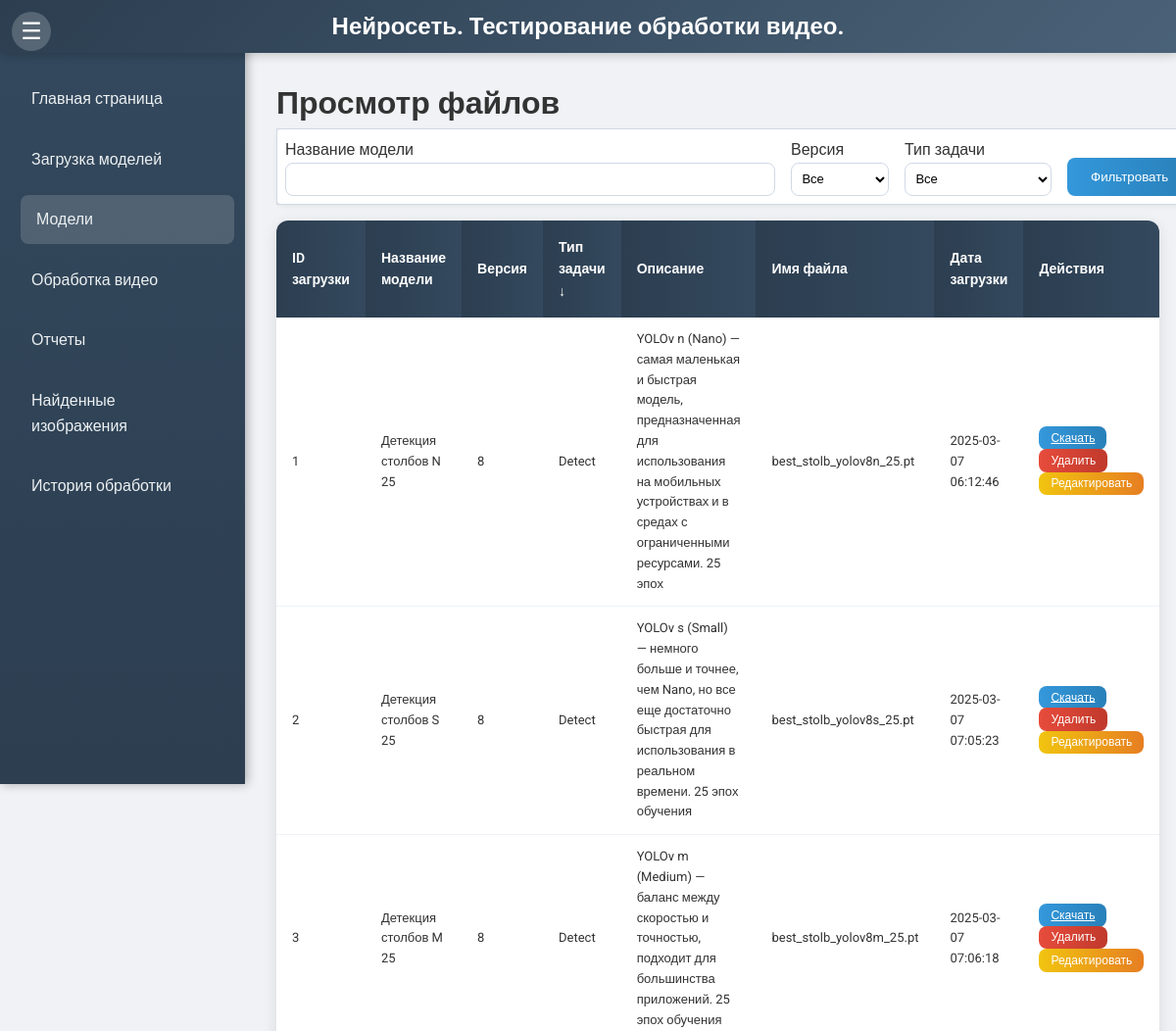
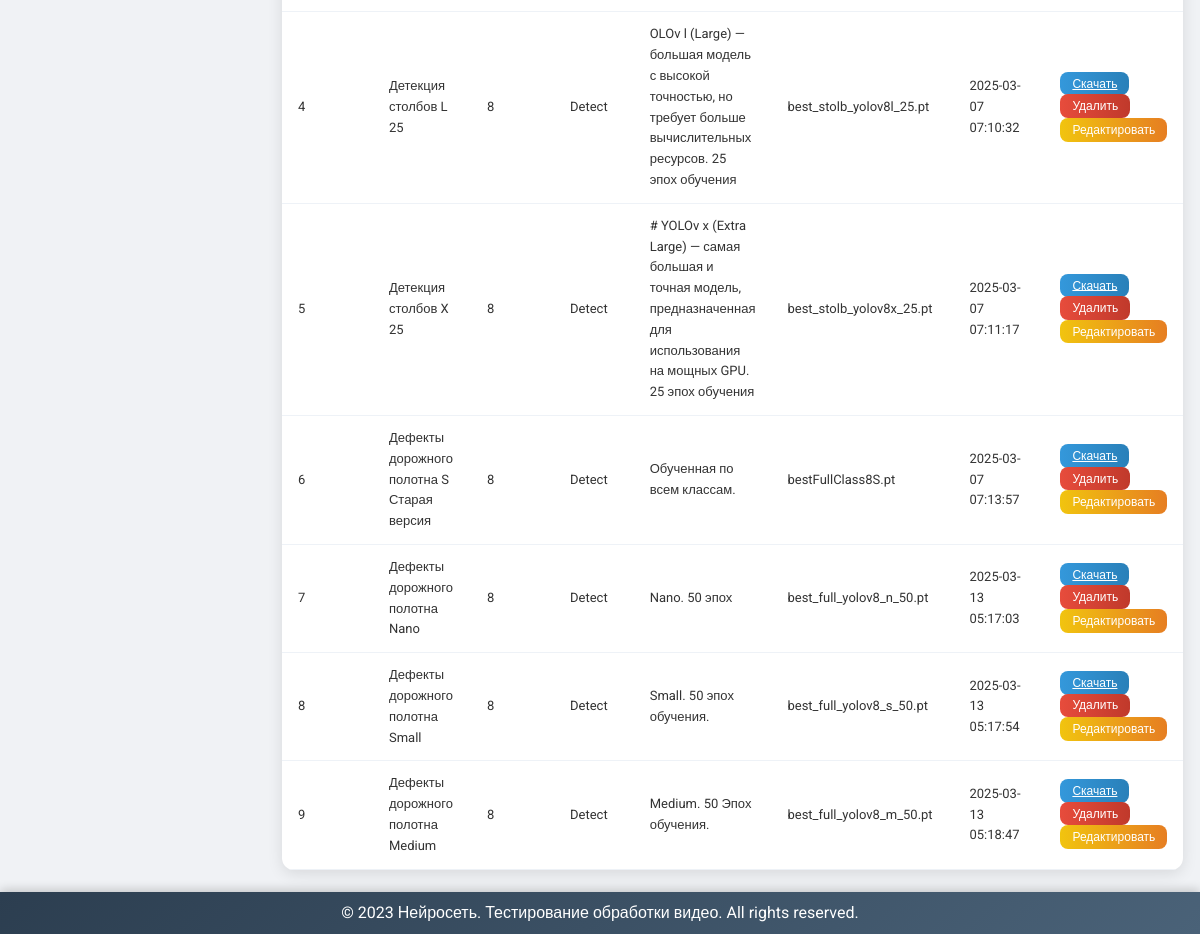
Page /view?sort_by=task_type&sort_dir=desc on the committed database (2 pictures, top to bottom).
### models.py (models this page shows)
class UploadedFile(db.Model):
    id = db.Column(db.Integer, primary_key=True)
    model_name = db.Column(db.String(255), nullable=False)
    version = db.Column(db.String(10), nullable=False)
    task_type = db.Column(db.String(50), nullable=False)
    description = db.Column(db.Text, nullable=False)
    file_path = db.Column(db.String(255), nullable=False)
    original_filename = db.Column(db.String(255), nullable=False)
    filename_without_guid = db.Column(db.String(255), nullable=False)
    upload_datetime = db.Column(db.DateTime, default=datetime.utcnow)

### app.py (the view)
@app.route('/view', methods=['GET'])
def view_files():
    model_name = request.args.get('model_name')
    version = request.args.get('version')
    task_type = request.args.get('task_type')
    sort_by = request.args.get('sort_by', 'upload_datetime')
    sort_dir = request.args.get('sort_dir', 'desc')
    query = UploadedFile.query
    if model_name:
        query = query.filter(UploadedFile.model_name.ilike(f'%{model_name}%'))
    if version:
        query = query.filter_by(version=version)
    if task_type:
        query = query.filter_by(task_type=task_type)
    sortable_fields = {
        'id': UploadedFile.id,
        'model_name': UploadedFile.model_name,
        'version': UploadedFile.version,
        'task_type': UploadedFile.task_type,
        'description': UploadedFile.description,
        'filename_without_guid': UploadedFile.filename_without_guid,
        'upload_datetime': UploadedFile.upload_datetime
    }
    if sort_by in sortable_fields:
        sort_column = sortable_fields[sort_by]
        if sort_dir == 'asc':
            query = query.order_by(asc(sort_column))
        else:
            query = query.order_by(desc(sort_column))
    files = query.all()
    unique_model_names = [row[0] for row in db.session.query(distinct(UploadedFile.model_name)).all()]
    return render_template(
        'view.html',
        files=files,
        current_page='view',
        sort_by=sort_by,
        sort_dir=sort_dir,
        unique_model_names=unique_model_names
    )

### templates/view.html (shortened to what this page needs)
{% extends 'base.html' %}
{% block content %}
    <h1>Просмотр файлов</h1>
    <form method="GET" action="{{ url_for('view_files') }}">
        <table class="filter-table">
            <tr>
                <td class="form-group compact">
                    <label for="model_name">Название модели</label>
                    <input type="text" id="model_name" name="model_name" class="form-control compact-input" value="" list="model_names" autocomplete="off" style="width: 500px;">
                </td>
                <td class="form-group compact">
                    <label for="version">Версия</label>
                    <select id="version" name="version" class="form-control compact-input" style="width: 100px;">
                        <option value="">Все</option>
                    </select>
                </td>
                <td class="form-group compact">
                    <label for="task_type">Тип задачи</label>
                    <select id="task_type" name="task_type" class="form-control compact-input" style="width: 150px;">
                        <option value="">Все</option>
                    </select>
                </td>
                <td class="form-group compact filter-button">
                    <button type="submit" class="btn btn-primary">Фильтровать</button>
                </td>
            </tr>
        </table>
    </form>
    <table class="modern-table">
        <thead>
            <tr>
                <th><a href="{{ url_for('view_files', model_name=request.args.get('model_name'), version=request.args.get('version'), task_type=request.args.get('task_type'), sort_by='id', sort_dir='asc' if sort_by == 'id' and sort_dir == 'desc' else 'desc') }}" class="table-link">ID загрузки {% if sort_by == 'id' %}{{ '↑' if sort_dir == 'asc' else '↓' }}{% endif %}</a></th>
                <th><a href="{{ url_for('view_files', model_name=request.args.get('model_name'), version=request.args.get('version'), task_type=request.args.get('task_type'), sort_by='model_name', sort_dir='asc' if sort_by == 'model_name' and sort_dir == 'desc' else 'desc') }}" class="table-link">Название модели {% if sort_by == 'model_name' %}{{ '↑' if sort_dir == 'asc' else '↓' }}{% endif %}</a></th>
                <th><a href="{{ url_for('view_files', model_name=request.args.get('model_name'), version=request.args.get('version'), task_type=request.args.get('task_type'), sort_by='version', sort_dir='asc' if sort_by == 'version' and sort_dir == 'desc' else 'desc') }}" class="table-link">Версия {% if sort_by == 'version' %}{{ '↑' if sort_dir == 'asc' else '↓' }}{% endif %}</a></th>
                <th><a href="{{ url_for('view_files', model_name=request.args.get('model_name'), version=request.args.get('version'), task_type=request.args.get('task_type'), sort_by='task_type', sort_dir='asc' if sort_by == 'task_type' and sort_dir == 'desc' else 'desc') }}" class="table-link">Тип задачи {% if sort_by == 'task_type' %}{{ '↑' if sort_dir == 'asc' else '↓' }}{% endif %}</a></th>
                <th><a href="{{ url_for('view_files', model_name=request.args.get('model_name'), version=request.args.get('version'), task_type=request.args.get('task_type'), sort_by='description', sort_dir='asc' if sort_by == 'description' and sort_dir == 'desc' else 'desc') }}" class="table-link">Описание {% if sort_by == 'description' %}{{ '↑' if sort_dir == 'asc' else '↓' }}{% endif %}</a></th>
                <th><a href="{{ url_for('view_files', model_name=request.args.get('model_name'), version=request.args.get('version'), task_type=request.args.get('task_type'), sort_by='filename_without_guid', sort_dir='asc' if sort_by == 'filename_without_guid' and sort_dir == 'desc' else 'desc') }}" class="table-link">Имя файла {% if sort_by == 'filename_without_guid' %}{{ '↑' if sort_dir == 'asc' else '↓' }}{% endif %}</a></th>
                <th><a href="{{ url_for('view_files', model_name=request.args.get('model_name'), version=request.args.get('version'), task_type=request.args.get('task_type'), sort_by='upload_datetime', sort_dir='asc' if sort_by == 'upload_datetime' and sort_dir == 'desc' else 'desc') }}" class="table-link">Дата загрузки {% if sort_by == 'upload_datetime' %}{{ '↑' if sort_dir == 'asc' else '↓' }}{% endif %}</a></th>
                <th>Действия</th>
            </tr>
        </thead>
        <tbody>
            {% for file in files %}
            <tr>
                <td>{{ file.id }}</td>
                <td>{{ file.model_name }}</td>
                <td>{{ file.version }}</td>
                <td>{{ file.task_type }}</td>
                <td>{{ file.description }}</td>
                <td>{{ file.filename_without_guid }}</td>
                <td>{{ file.upload_datetime.strftime('%Y-%m-%d %H:%M:%S') }}</td>
                <td>
                    <a href="{{ url_for('download_file', file_id=file.id) }}" class="btn btn-primary btn-sm">Скачать</a>
                    <form method="POST" action="{{ url_for('delete_file', file_id=file.id) }}" style="display:inline;">
                        <button type="submit" class="btn btn-danger btn-sm" onclick="return confirm('Вы уверены, что хотите удалить этот файл?');">Удалить</button>
                    </form>
                    <button class="btn btn-warning btn-sm" onclick="openEditModal({{ file.id }}, '{{ file.model_name }}', '{{ file.version }}', '{{ file.task_type }}', '{{ file.description|replace('\n', '\\n') }}')">Редактировать</button>
                </td>
            </tr>
            {% endfor %}
        </tbody>
    </table>
{% endblock %}

### static/css/styles.css (style rules this page uses)
* { margin: 0; padding: 0; box-sizing: border-box; }
body { font-family: 'Roboto', sans-serif; line-height: 1.6; background-color: #f0f2f5; color: #333; }
.modern-table { width: 100%; border-collapse: collapse; background-color: white; box-shadow: 0 4px 15px rgba(0, 0, 0, 0.1); border-radius: 12px; overflow: hidden; margin-bottom: 2rem; }
.modern-table th { background: linear-gradient(90deg, #2c3e50, #34495e); color: white; padding: 1rem; font-size: 14px; text-align: left; font-weight: 600; }
.modern-table td { padding: 0.75rem 1rem; font-size: 13px; border-bottom: 1px solid #eef2f7; }
.modern-table .btn-sm { padding: 0.3rem 0.75rem; font-size: 12px; }
.modern-table th a.table-link { color: white; text-decoration: none; transition: color 0.3s; }
.form-group { margin-bottom: 1.5rem; }
.form-control { width: 100%; padding: 0.75rem; border: 1px solid #d1d9e6; border-radius: 8px; font-size: 14px; background-color: #fff; transition: border-color 0.3s, box-shadow 0.3s; }
.btn { padding: 0.75rem 1.5rem; border: none; border-radius: 8px; cursor: pointer; transition: background-color 0.3s, transform 0.2s; font-weight: 500; }
.btn-primary { background: linear-gradient(90deg, #3498db, #2980b9); color: white; }
.btn-danger { background: linear-gradient(90deg, #e74c3c, #c0392b); color: white; }
.btn-warning { background: linear-gradient(90deg, #f1c40f, #e67e22); color: white; }
.filter-table { width: 100%; border-collapse: collapse; margin-bottom: 1rem; background-color: #fff; border: 1px solid #d1d9e6; border-radius: 8px; box-shadow: 0 2px 5px rgba(0, 0, 0, 0.05); }
.filter-table td { padding: 0.5rem; vertical-align: bottom; }
.filter-table .form-group.compact { margin-bottom: 0; }
.filter-table .compact-input { width: 100%; padding: 0.4rem; font-size: 13px; height: 34px; box-sizing: border-box; }
.filter-table .filter-button { padding-top: 1.5rem; }

### rows in the picture
UploadedFile: id "1", model_name "Детекция столбов N 25", version "8", task_type "Detect", description "YOLOv n (Nano) — самая маленькая и быстрая модель, предназначенная для использования на мобильных устройствах и в средах с ограниченными ресурсами. 25 эпох", filename_without_guid "best_stolb_yolov8n_25.pt", upload_datetime "2025-03-07 06:12:46"
UploadedFile: id "2", model_name "Детекция столбов S 25", version "8", task_type "Detect", description "YOLOv s (Small) — немного больше и точнее, чем Nano, но все еще достаточно быстрая для использования в реальном времени. 25 эпох обучения", filename_without_guid "best_stolb_yolov8s_25.pt", upload_datetime "2025-03-07 07:05:23"
UploadedFile: id "3", model_name "Детекция столбов M 25", version "8", task_type "Detect", description "YOLOv m (Medium) — баланс между скоростью и точностью, подходит для большинства приложений. 25 эпох обучения", filename_without_guid "best_stolb_yolov8m_25.pt", upload_datetime "2025-03-07 07:06:18"
UploadedFile: id "4", model_name "Детекция столбов L 25", version "8", task_type "Detect", description "OLOv l (Large) — большая модель с высокой точностью, но требует больше вычислительных ресурсов. 25 эпох обучения", filename_without_guid "best_stolb_yolov8l_25.pt", upload_datetime "2025-03-07 07:10:32"
UploadedFile: id "5", model_name "Детекция столбов X 25", version "8", task_type "Detect", description "# YOLOv x (Extra Large) — самая большая и точная модель, предназначенная для использования на мощных GPU. 25 эпох обучения", filename_without_guid "best_stolb_yolov8x_25.pt", upload_datetime "2025-03-07 07:11:17"
UploadedFile: id "6", model_name "Дефекты дорожного полотна S Старая версия", version "8", task_type "Detect", description "Обученная по всем классам.", filename_without_guid "bestFullClass8S.pt", upload_datetime "2025-03-07 07:13:57"
UploadedFile: id "7", model_name "Дефекты дорожного полотна Nano", version "8", task_type "Detect", description "Nano. 50 эпох", filename_without_guid "best_full_yolov8_n_50.pt", upload_datetime "2025-03-13 05:17:03"
UploadedFile: id "8", model_name "Дефекты дорожного полотна Small", version "8", task_type "Detect", description "Small. 50 эпох обучения.", filename_without_guid "best_full_yolov8_s_50.pt", upload_datetime "2025-03-13 05:17:54"
UploadedFile: id "9", model_name "Дефекты дорожного полотна Medium", version "8", task_type "Detect", description "Medium. 50 Эпох обучения.", filename_without_guid "best_full_yolov8_m_50.pt", upload_datetime "2025-03-13 05:18:47"

### other values in the picture
{{ '↑' if sort_dir == 'asc' else '↓' }} "↓"
